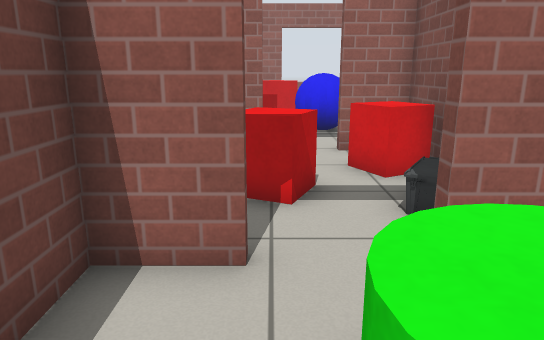
view 1 (above)

23 first-person views from a walk through a Gazebo world. The camera is 1 m above the floor, tilts 14° down and sees 70° across. The floor is counted in squares, 0.5 m on a side. Each view is taken from the middle of a square. On the plan, view 1 faces up. The plan holds only what a view shows up to about 20 squares ahead; the rest is blank. The robots in the file are not drawn. Gazebo's built-in surfaces are drawn with simple patterns.

view 2
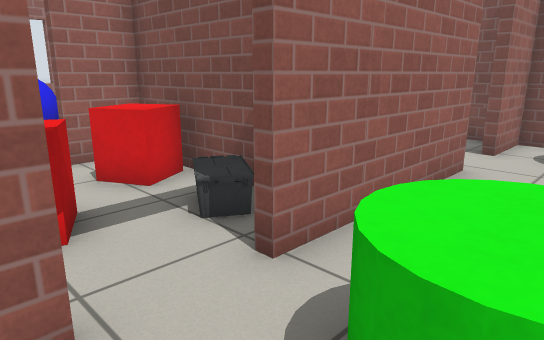

view 3
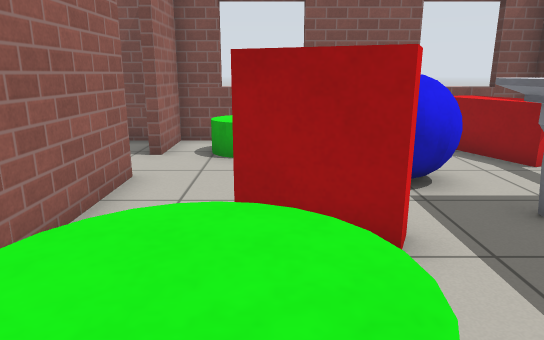

view 4
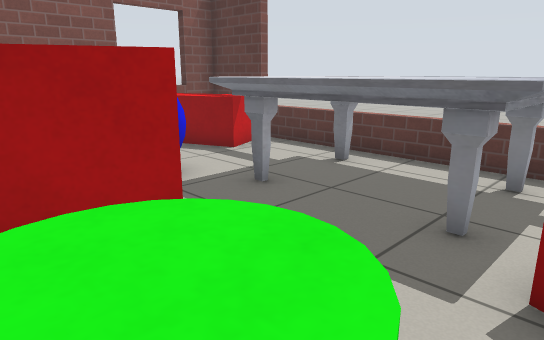

view 5
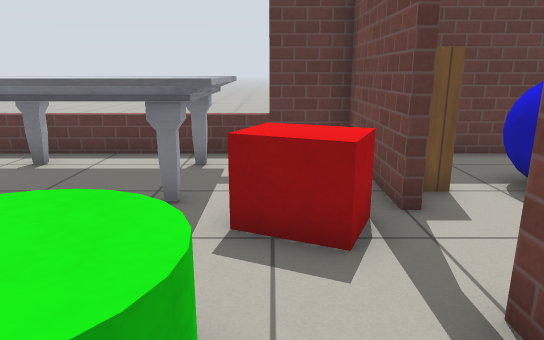

view 6
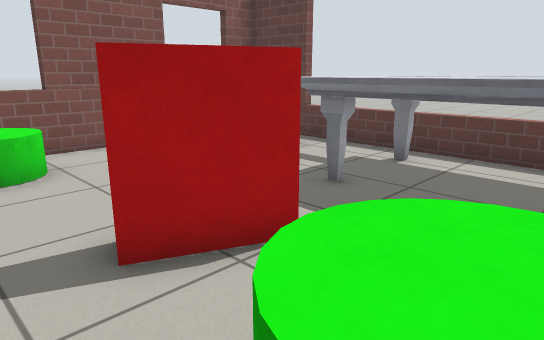

view 7
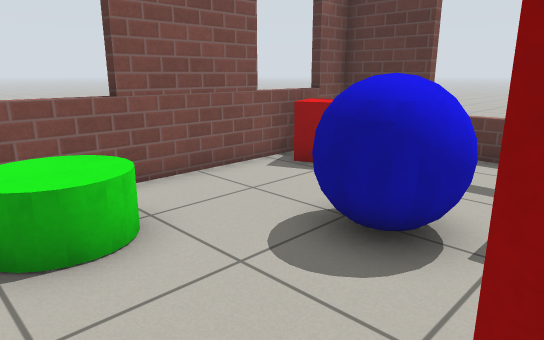

view 8
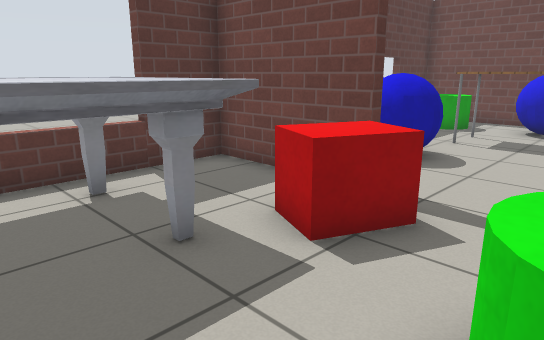

view 9
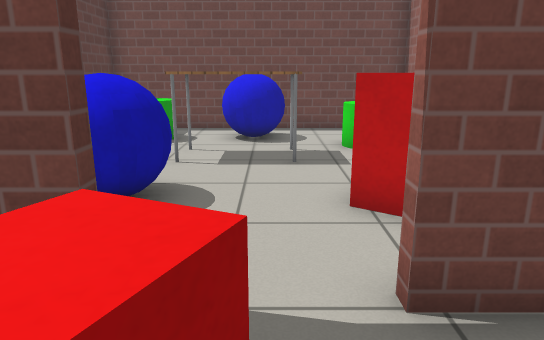

view 10
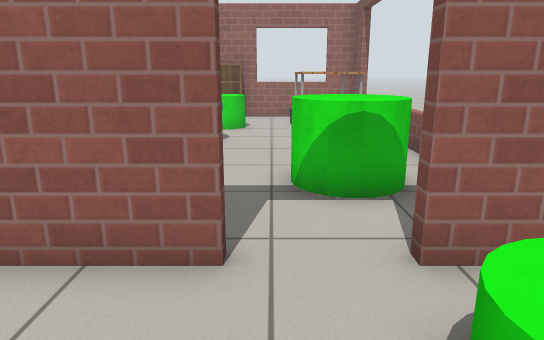

view 11
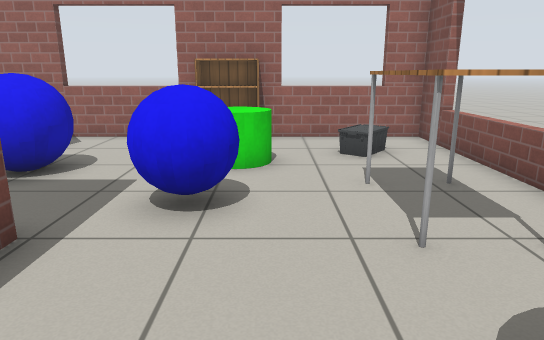

view 12
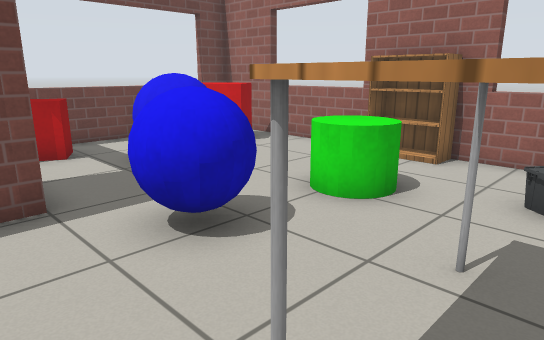

view 13
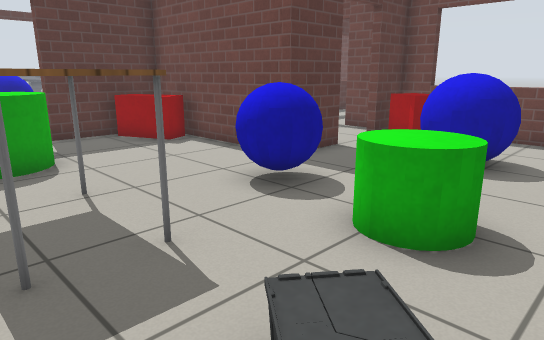

view 14
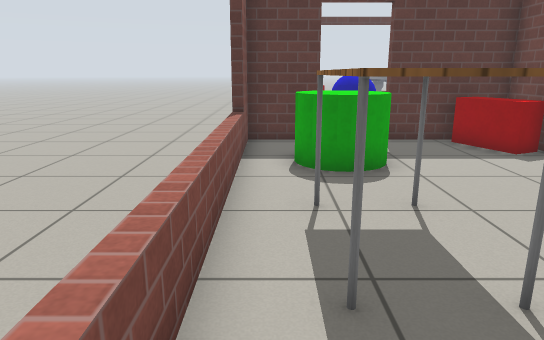

view 15
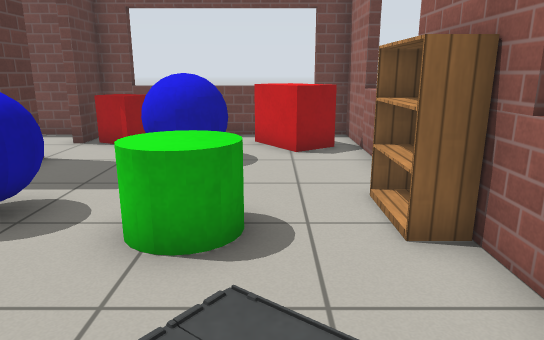

view 16
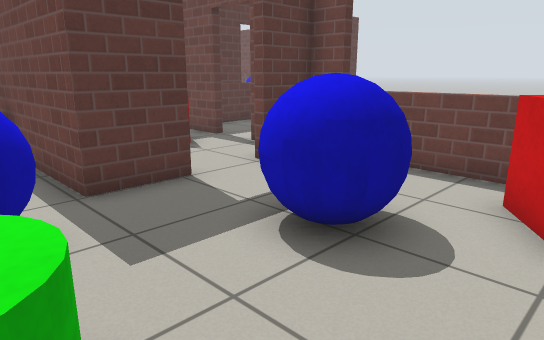

view 17
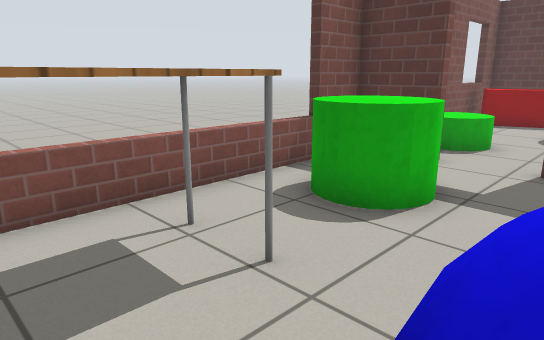

view 18
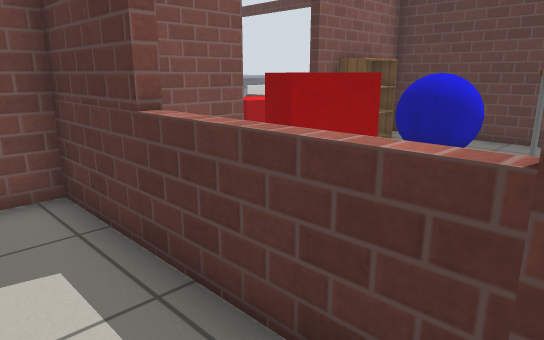

view 19
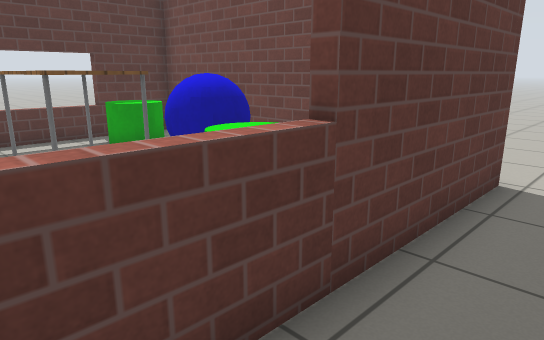

view 20
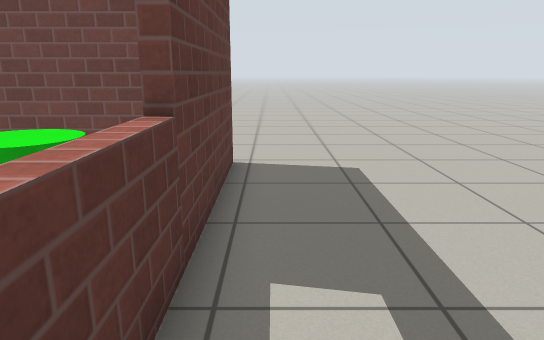

view 21
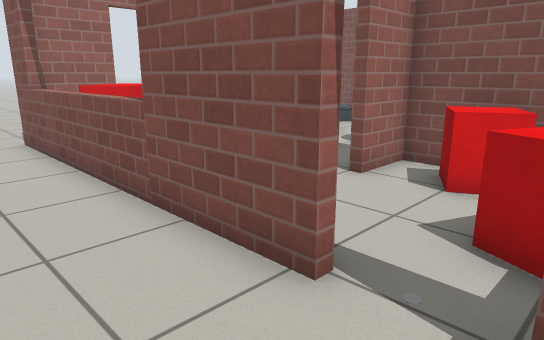

view 22
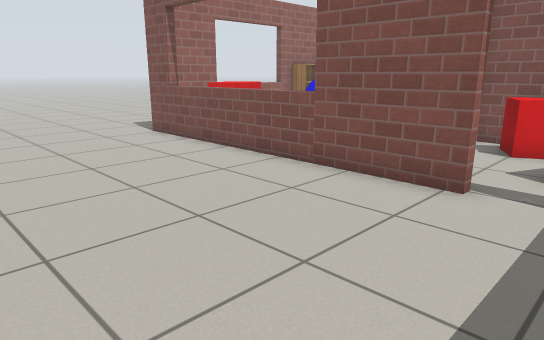

view 23
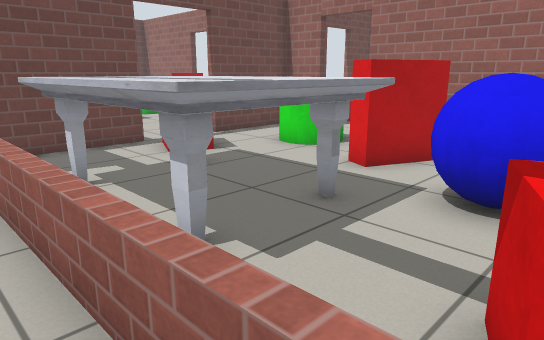

### Floor plan
Key: @ floor where view 1 was taken; # wall or solid block; . floor; D open door; = window, fence, low wall or low ledge; B red box; L blue ball; C green cylinder; T marble table; K bookshelf; A table; O other object.
Columns run from 15 left of view 1 to 13 right of it. Each row starts with its distance up from view 1.
 20         ......
 19         .....###===####===##
 18         .....#......KK.....#
 17         .....=BBB........O.#
 16         .....=BB........OO.=
 15        ......=...L...CC.O..=
 14        ......=..LLL..C.....=
 13        ......=...L......AA.=.
 12 ..     ......=BB....LL..AA.=.
 11 ...    ......#BB.....L..AA.=.
 10 ..... .......##DD###....AA.=.
  9 .............#....B#.......=.
  8 .............D...BB#....CC.=.
  7 .............D.BB. #....CC.=.
  6 .............#BB.OO#B...CC.=.
  5 .............#...OO#B......#.
  4 .######===#####DD######DD###.
  3  #   =       #.............#.
  2  #  CCC  BB  #..CC......CCC=.
  1  # ..CC..BBB #..CC..B....C.=.
  0  # ...AA..B. D.@...BB......#.
 -1  # LL.AA.....DB.......LL...#.
 -2  #  L. A.... DBB......LL...#.
 -3  #   .AA.LLLK#.BTTTTTT.....#.
 -4  # CC....LLLK#..TTTTTT...BB=.
 -5  # CCC.... .K#..TTTTTT.BBBB=
 -6  #           #. TTTTTT..B  #
 -7  ####===########========####
 -8                     ..  .

Where each view was taken, in squares from view 1:
view 1: 0 up, 0 right, facing up
view 2: 1 up, 1 left, facing up-right
view 3: 1 up, 0 right, facing right
view 4: 2 up, 0 right, facing down-right
view 5: 3 up, 0 right, facing down
view 6: 3 up, 1 right, facing down-right
view 7: 3 up, 5 right, facing down-right
view 8: 1 up, 4 right, facing down-left
view 9: 1 down, 1 right, facing left
view 10: 0 up, 8 right, facing up
view 11: 6 up, 7 right, facing up
view 12: 9 up, 10 right, facing up-left
view 13: 17 up, 11 right, facing down-left
view 14: 16 up, 11 right, facing down
view 15: 16 up, 11 right, facing left
view 16: 17 up, 6 right, facing down-left
view 17: 13 up, 6 right, facing down-right
view 18: 6 up, 9 left, facing down-right
view 19: 6 up, 6 left, facing down-left
view 20: 5 up, 5 left, facing left
view 21: 6 up, 5 left, facing up-right
view 22: 6 up, 9 left, facing up-right
view 23: 8 down, 9 right, facing up-left
